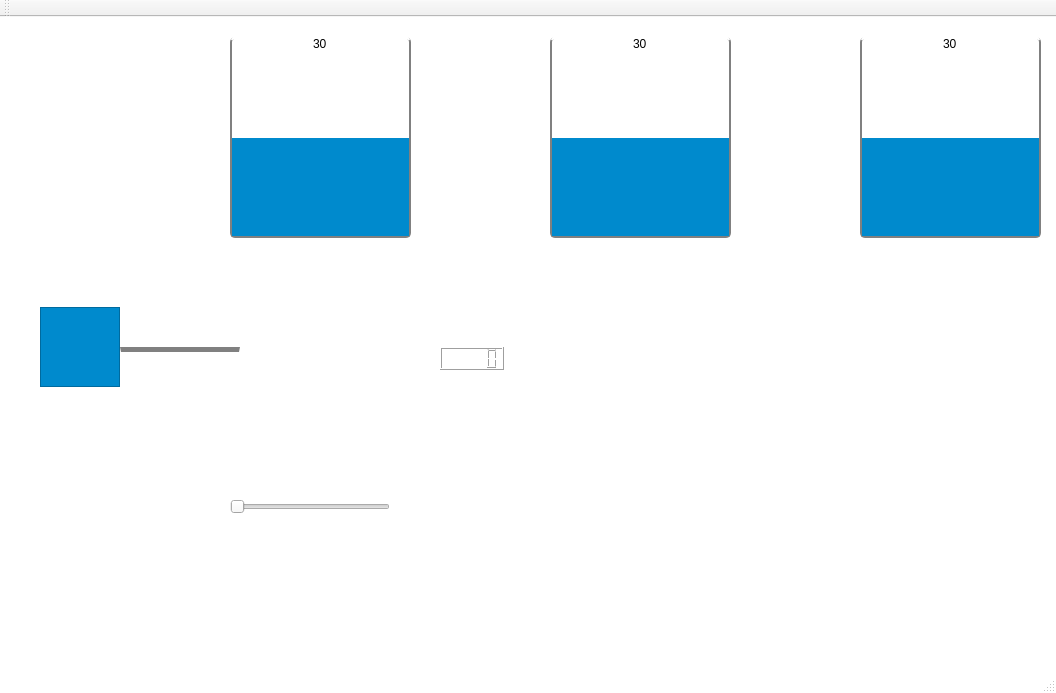
<?xml version="1.0" encoding="UTF-8"?>
<ui version="4.0">
 <class>MainWindow</class>
 <widget class="QMainWindow" name="MainWindow">
  <property name="geometry">
   <rect>
    <x>0</x>
    <y>0</y>
    <width>1056</width>
    <height>693</height>
   </rect>
  </property>
  <property name="windowTitle">
   <string>MainWindow</string>
  </property>
  <property name="styleSheet">
   <string notr="true">QMainWindow {
background: white;
}</string>
  </property>
  <widget class="QWidget" name="centralWidget">
   <widget class="QProgressBar" name="HLT">
    <property name="geometry">
     <rect>
      <x>230</x>
      <y>20</y>
      <width>181</width>
      <height>201</height>
     </rect>
    </property>
    <property name="styleSheet">
     <string notr="true">QProgressBar {
    border: 2px solid grey;
    border-radius: 5px;
	border-top-color: white;
	text-align: top center;
}

QProgressBar::chunk {
    background-color: rgb(0, 138, 205);
    height: 1px;
}</string>
    </property>
    <property name="maximum">
     <number>60</number>
    </property>
    <property name="value">
     <number>30</number>
    </property>
    <property name="orientation">
     <enum>Qt::Vertical</enum>
    </property>
    <property name="invertedAppearance">
     <bool>false</bool>
    </property>
    <property name="format">
     <string>%v</string>
    </property>
   </widget>
   <widget class="QProgressBar" name="MLT">
    <property name="geometry">
     <rect>
      <x>550</x>
      <y>20</y>
      <width>181</width>
      <height>201</height>
     </rect>
    </property>
    <property name="styleSheet">
     <string notr="true">QProgressBar {
    border: 2px solid grey;
    border-radius: 5px;
	border-top-color: white;
	text-align: top center;
}

QProgressBar::chunk {
    background-color: rgb(0, 138, 205);
    height: 1px;
}</string>
    </property>
    <property name="maximum">
     <number>60</number>
    </property>
    <property name="value">
     <number>30</number>
    </property>
    <property name="orientation">
     <enum>Qt::Vertical</enum>
    </property>
    <property name="invertedAppearance">
     <bool>false</bool>
    </property>
    <property name="format">
     <string>%v</string>
    </property>
   </widget>
   <widget class="QProgressBar" name="BLK">
    <property name="geometry">
     <rect>
      <x>860</x>
      <y>20</y>
      <width>181</width>
      <height>201</height>
     </rect>
    </property>
    <property name="styleSheet">
     <string notr="true">QProgressBar {
    border: 2px solid grey;
    border-radius: 5px;
	border-top-color: white;
	text-align: top center;
}

QProgressBar::chunk {
    background-color: rgb(0, 138, 205);
    height: 1px;
}</string>
    </property>
    <property name="maximum">
     <number>60</number>
    </property>
    <property name="value">
     <number>30</number>
    </property>
    <property name="orientation">
     <enum>Qt::Vertical</enum>
    </property>
    <property name="invertedAppearance">
     <bool>false</bool>
    </property>
    <property name="format">
     <string>%v</string>
    </property>
   </widget>
   <widget class="QFrame" name="frame">
    <property name="geometry">
     <rect>
      <x>120</x>
      <y>330</y>
      <width>120</width>
      <height>5</height>
     </rect>
    </property>
    <property name="styleSheet">
     <string notr="true">QFrame {
	border-top: 5px solid grey;
}</string>
    </property>
    <property name="frameShape">
     <enum>QFrame::StyledPanel</enum>
    </property>
    <property name="frameShadow">
     <enum>QFrame::Raised</enum>
    </property>
   </widget>
   <widget class="QFrame" name="frame_2">
    <property name="geometry">
     <rect>
      <x>40</x>
      <y>290</y>
      <width>80</width>
      <height>80</height>
     </rect>
    </property>
    <property name="styleSheet">
     <string notr="true">QFrame {
	background:rgb(0, 138, 205)
}</string>
    </property>
    <property name="frameShape">
     <enum>QFrame::StyledPanel</enum>
    </property>
    <property name="frameShadow">
     <enum>QFrame::Raised</enum>
    </property>
   </widget>
   <widget class="QLCDNumber" name="lcd">
    <property name="geometry">
     <rect>
      <x>440</x>
      <y>330</y>
      <width>64</width>
      <height>23</height>
     </rect>
    </property>
   </widget>
   <widget class="QSlider" name="sld">
    <property name="geometry">
     <rect>
      <x>230</x>
      <y>480</y>
      <width>160</width>
      <height>19</height>
     </rect>
    </property>
    <property name="orientation">
     <enum>Qt::Horizontal</enum>
    </property>
   </widget>
  </widget>
  <widget class="QMenuBar" name="menuBar">
   <property name="geometry">
    <rect>
     <x>0</x>
     <y>0</y>
     <width>1056</width>
     <height>21</height>
    </rect>
   </property>
  </widget>
  <widget class="QToolBar" name="mainToolBar">
   <attribute name="toolBarArea">
    <enum>TopToolBarArea</enum>
   </attribute>
   <attribute name="toolBarBreak">
    <bool>false</bool>
   </attribute>
  </widget>
  <widget class="QStatusBar" name="statusBar"/>
 </widget>
 <layoutdefault spacing="6" margin="11"/>
 <resources/>
 <connections/>
</ui>
